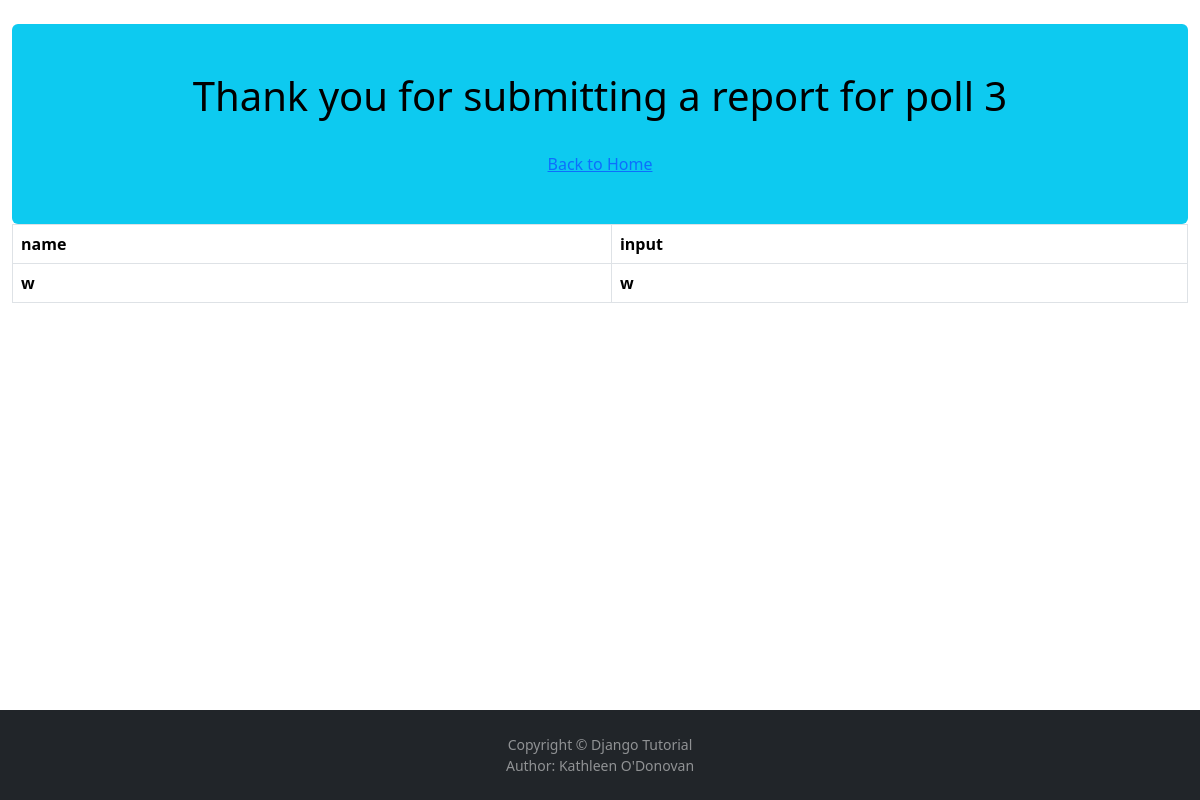
The app's page /polls/3/submitted/ with its own data.
### polls/models.py (models this page shows, shortened)
class Report(models.Model):
    question = models.ForeignKey(Question, on_delete=models.CASCADE)
    name = models.CharField(max_length=200)
    input = models.TextField()

### polls/views.py (the view)
# urls.py: path("<int:pk>/submitted/", views.SubmitView.as_view(), name="submitted"),
class SubmitView(generic.DetailView):
    model = Question
    template_name = "polls/submitted.html"
    def get_context_data(self, **kwargs):
        context = super().get_context_data(**kwargs)
        question_id = self.kwargs['pk']
        context['report_list'] = Report.objects.filter(question_id=question_id)
        return context
    def get_queryset(self):
        return Report.objects.all()

### polls/templates/polls/submitted.html (shortened to what this page needs)
{% load bootstrap5 %}
{% bootstrap_css %}
<div class="container-fluid">
    <div class="mt-4 p-5 bg-info text-black rounded text-center">
        <h1 >Thank you for submitting a report for poll {{ report_list.0.question_id }} </h1>
        <br>
        <a href = "/polls/">Back to Home</a>
    </div>
    <table class="table table-bordered">
    <thead>
        <tr>
            <th>name</th>
            <th>input</th>
        </tr>
    </thead>
    {% if report_list %}
        {% for report in report_list %}
    <tr>
        <th>{{ report.name}}</th>
        <th>{{ report.input}}</th>
    </tr>
{% endfor %}
    {% endif %}
</table>
</div>
<footer id="sticky-footer" class="fixed-bottom py-4 bg-dark text-white-50">
    <div class="container text-center">
      <small>Copyright &copy; Django Tutorial <br> Author: Kathleen O'Donovan</small>
    </div>
  </footer>

### records on screen
Report: question "3", name "w", input "w"
